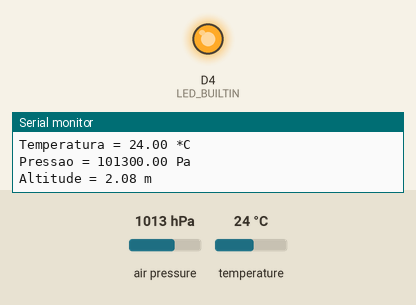
Bench run of a sketch on a simulated ESP8266 (NodeMCU). Shown: output pins drawn as LEDs (lit = HIGH, except the on-board LED, lit = LOW), the last lines printed to the serial monitor. The test bench sets the inputs (shaded band); at power-on: air pressure 1013 hPa, temperature 24 °C. WiFi joins after 1.5 s; servers stay silent unless stated; no MQTT or app messages arrive unless stated.

Above: at 2.0 s.
At 9.5 s:
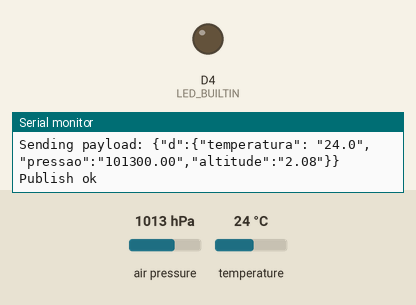
Timing chart, 0 to 19.1 s (numbered marks = the images above):
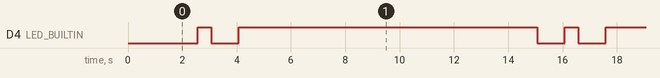

The sketch:

sketch_mar19a.ino
```cpp
/*
 11/09/2017
   Bruno Felipe Corte
   Exemplo IBM Watson IoT Platform
   Hardware: new NodeMCU LoLin V3 + BMP180
   Logica:
   1. efetua conexao com a rede WiFi
   2. obtem as grandezas de temperatura, pressao e altitude do sensor BMP180
   3. conecta no servidor MQTT quickstart do IBM Watson IoT Platform
   4. publica a JSON string para o topico quickstart:MAC_ADDRESS
   referencias Bluemix e IoTF:
   Author: Ant Elder
   https://developer.ibm.com/recipes/tutorials/connect-an-esp8266-with-the-arduino-sdk-to-the-ibm-iot-foundation/

   referencias conversao float para string
   http://www.hobbytronics.co.uk/arduino-float-vars
   http://forum.carriots.com/index.php/topic/61-wireless-gardening-with-arduino-cc3000-wifi-modules/page-2

*/

#include <ESP8266WiFi.h>
#include <PubSubClient.h>
#include <Wire.h>
#include <Adafruit_Sensor.h>
#include <Adafruit_BMP280.h>

Adafruit_BMP280 bmp;

//atualize SSID e senha WiFi
const char* ssid = "IBMHackatruckIoT";
const char* password = "IOT2017IBM";

//D4 only for Lolin board
#define LED_BUILTIN D4

//Atualize os valores de Org, device type, device id e token
#define ORG "cdiwje"
#define DEVICE_TYPE "nodemcu"
#define DEVICE_ID "nodemcu016"
#define TOKEN "12345678"

//broker messagesight server
char server[] = ORG ".messaging.internetofthings.ibmcloud.com";
char topic[] = "iot-2/evt/status/fmt/json";
char authMethod[] = "use-token-auth";
char token[] = TOKEN;
char clientId[] = "d:" ORG ":" DEVICE_TYPE ":" DEVICE_ID;

float pressao = 0.0;
float altitude = 0.0;
float temperatura = 0.0;

char pressaostr[6];
char altitudestr[6];
char temperaturastr[6];

WiFiClient wifiClient;
PubSubClient client(server, 1883, NULL, wifiClient);

void setup() {
  Serial.begin(115200);
  Serial.println();
  Serial.println("Iniciando...");

  Serial.print("Conectando na rede WiFi "); Serial.print(ssid);
  WiFi.begin(ssid, password);
  while (WiFi.status() != WL_CONNECTED) {
    delay(500);
    Serial.print(".");
  }
  Serial.println("");
  Serial.print("[INFO] Conectado WiFi IP: ");
  Serial.println(WiFi.localIP());

  pinMode(LED_BUILTIN, OUTPUT);

  //--------------------------BMP180------------------------

  if (!bmp.begin())
  {
    Serial.println("Sensor BMP 180 nao encontrado. Reinicialize o Arduino.");
    while (1) {}
  }

}

void loop() {

  if (!!!client.connected()) {
    Serial.print("Reconnecting client to ");
    Serial.println(server);
    while (!!!client.connect(clientId, authMethod, token)) {
      Serial.print(".");
      delay(500);
    }
    Serial.println();
  }

  Serial.print("Temperatura = ");
  Serial.print(bmp.readTemperature());
  Serial.println(" *C");

  Serial.print("Pressao = ");
  Serial.print(bmp.readPressure());
  Serial.println(" Pa");

  Serial.print("Altitude = ");
  Serial.print(bmp.readAltitude());
  Serial.println(" m");

  digitalWrite(LED_BUILTIN, LOW);
  delay(1000);
  digitalWrite(LED_BUILTIN, HIGH);
  delay(500);
  getData();

  // Conversao Floats para Strings
  char TempString[32];  //  array de character temporario

  // dtostrf( [Float variable] , [Minimum SizeBeforePoint] , [sizeAfterPoint] , [WhereToStoreIt] )
  dtostrf(temperatura, 2, 1, TempString);
  String temperaturastr =  String(TempString);
  dtostrf(pressao, 2, 2, TempString);
  String pressaostr =  String(TempString);
  dtostrf(altitude, 2, 2, TempString);
  String altitudestr =  String(TempString);

  // Prepara JSON para IOT Platform
  int length = 0;

  String payload = "{\"d\":{\"temperatura\": \"" + String(temperaturastr) + "\",\"pressao\":\"" + String(pressaostr) + "\",\"altitude\":\"" + String(altitudestr) + "\"}}";

  length = payload.length();
  Serial.print(F("\nData length"));
  Serial.println(length);

  Serial.print("Sending payload: ");
  Serial.println(payload);

  if (client.publish(topic, (char*) payload.c_str())) {
    Serial.println("Publish ok");
    digitalWrite(LED_BUILTIN, LOW);
    delay(1000);
    digitalWrite(LED_BUILTIN, HIGH);
    delay(1000);
  } else {
    Serial.println("Publish failed");
  }

  delay(10000);
}
void getData() {

  pressao = (float)bmp.readPressure();
  altitude = (float)bmp.readAltitude();
  temperatura = (float)bmp.readTemperature();

  dtostrf(pressao, 6, 0, pressaostr);
  dtostrf(altitude, 6, 0, altitudestr);
  dtostrf(temperatura, 6, 0, temperaturastr);
}
```

Measured:
- by itself, D4 (LED_BUILTIN): repeats every 13.5 s: LOW 1.0 s, HIGH 11.0 s, LOW 1.0 s, HIGH 0.51 s
- by itself, everything shown: repeats every 13.5 s, in 4 steps
